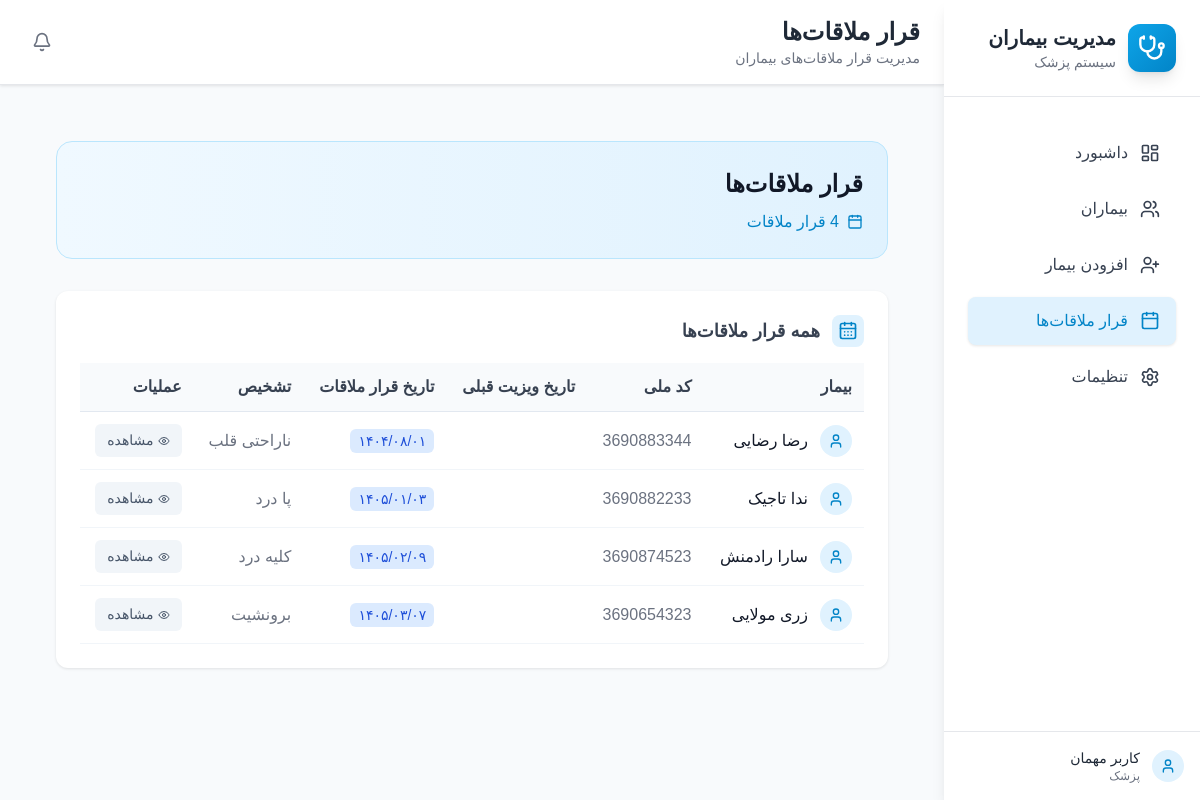
The app's page /appointments/, older data.
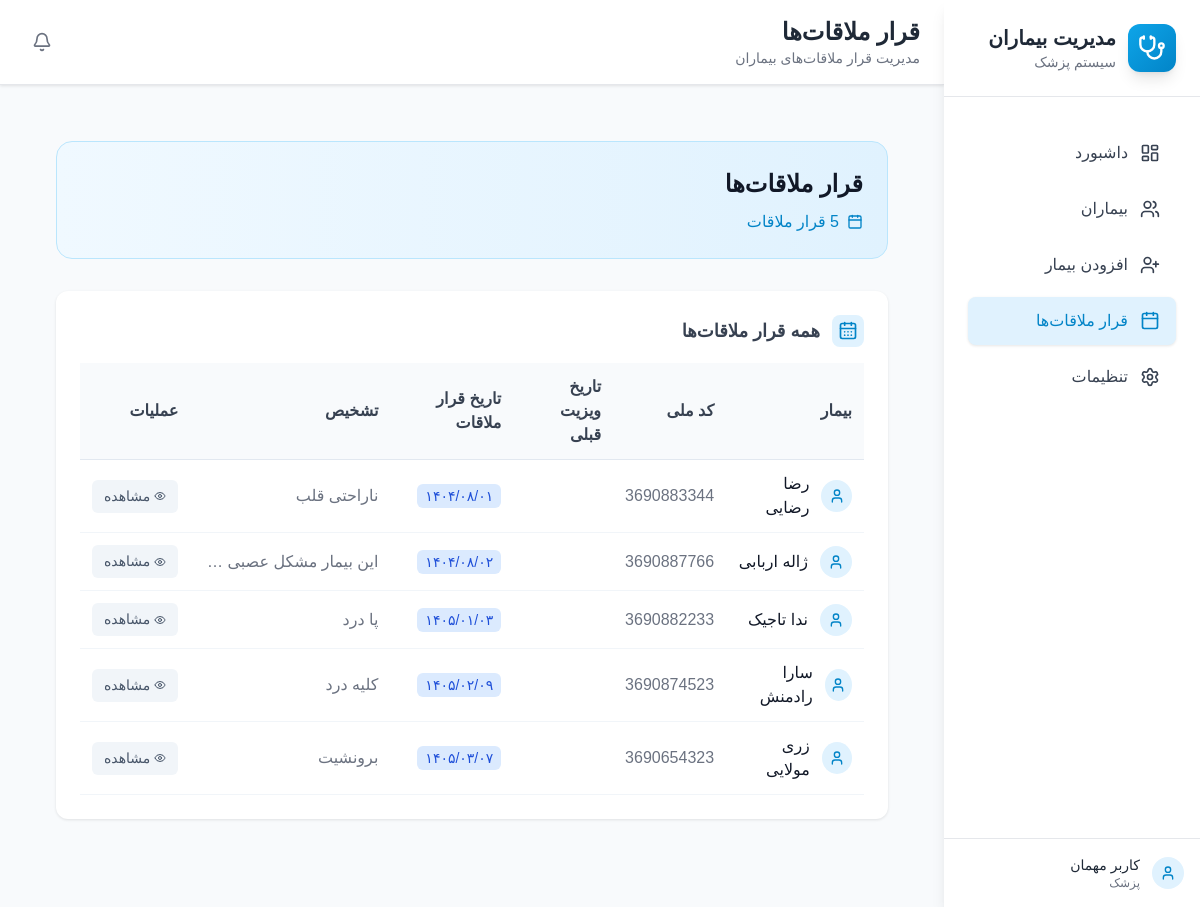
The same page, newer data.
### patients/models.py (models this page shows, shortened)
class Visit(models.Model):
    patient = models.ForeignKey(Patient, on_delete=models.CASCADE, related_name='visits')
    visit_date = models.DateTimeField(auto_now_add=True)
    diagnosis = models.TextField()
    prescription = models.TextField(blank=True)
    notes = models.TextField(blank=True)
    next_visit_date = models.CharField(max_length=10, null=True, blank=True, help_text="تاریخ ویزیت بعدی به صورت شمسی (YYYY/MM/DD)")
    created_at = models.DateTimeField(auto_now_add=True)
    updated_at = models.DateTimeField(auto_now=True)
    class Meta:
        ordering = ['-visit_date']

class Patient(models.Model):
    GENDER_CHOICES = [
        ('M', 'مرد'),
        ('F', 'زن'),
        ('O', 'سایر'),
    ]
    first_name = models.CharField(max_length=100)
    last_name = models.CharField(max_length=100)
    national_id = models.CharField(
        max_length=20,
        unique=True,
        validators=[RegexValidator(
            regex=r'^\d+$',
            message='کد ملی باید فقط شامل اعداد باشد'
        )]
    )
    birth_date = models.CharField(max_length=10, help_text="تاریخ تولد به صورت شمسی (YYYY/MM/DD)")
    gender = models.CharField(max_length=1, choices=GENDER_CHOICES)
    phone = models.CharField(
        max_length=15,
        validators=[RegexValidator(
            regex=r'^\+?1?\d{9,15}$',
            message='شماره تلفن باید در فرمت صحیح وارد شود. حداکثر 15 رقم مجاز است.'
        )]
    )
    address = models.TextField()
    created_at = models.DateTimeField(auto_now_add=True)
    updated_at = models.DateTimeField(auto_now=True)
    class Meta:
        ordering = ['last_name', 'first_name']
    @property
    def full_name(self):
        return f"{self.first_name} {self.last_name}"

### patients/views.py (the view)
# urls.py: path('appointments/', views.appointments_list, name='appointments'),
def appointments_list(request):
    appointments = Visit.objects.filter(
        next_visit_date__isnull=False
    ).exclude(
        next_visit_date=''
    ).select_related('patient').order_by('next_visit_date')
    total_appointments = appointments.count()
    from datetime import datetime, timedelta
    today = datetime.now().date()
    next_week = today + timedelta(days=7)
    upcoming_appointments = []
    for appointment in appointments:
        try:
            jalali_parts = appointment.next_visit_date.split('/')
            if len(jalali_parts) == 3:
                jalali_year = int(jalali_parts[0])
                jalali_month = int(jalali_parts[1])
                jalali_day = int(jalali_parts[2])
                try:
                    import jdatetime
                    jalali_date = jdatetime.date(jalali_year, jalali_month, jalali_day)
                    gregorian_date = jalali_date.togregorian()
                except:
                    gregorian_date = today
                if today <= gregorian_date <= next_week:
                    upcoming_appointments.append({
                        'visit': appointment,
                        'gregorian_date': gregorian_date
                    })
        except:
            continue
    context = {
        'appointments': appointments,
        'total_appointments': total_appointments,
        'upcoming_appointments': upcoming_appointments,
    }
    return render(request, 'appointments.html', context)

### patients/context_processors.py (called while the page is built, shortened)
def notifications_context(request):
    if request.user.is_authenticated:
        unread_notifications_count = Notification.objects.filter(is_read=False).count()
    else:
        unread_notifications_count = 0
    return {'unread_notifications_count': unread_notifications_count}

def settings_context(request):
    return {
        'current_language': 'fa',
        'notifications_enabled': True,
        'current_theme': 'light',
    }

### patients/templatetags/jalali.py (called while the page is built)
def _to_datetime(value):
    if isinstance(value, datetime):
        return value
    if isinstance(value, date):
        return datetime(value.year, value.month, value.day)
    return None

### templates/appointments.html (shortened to what the changed rows need)
{% extends 'base.html' %}
{% load static %}
{% load jalali %}
{% block page_title %}قرار ملاقات‌ها{% endblock %}
{% block content %}
<div style="padding: 2rem;">
    <div style="background: linear-gradient(to right, #f0f9ff, #e0f2fe); border-radius: 1rem; padding: 1.5rem; border: 1px solid #bae6fd; margin-bottom: 2rem;">
        <div style="display: flex; flex-direction: column; align-items: flex-start;">
            <h2 style="font-size: 1.5rem; font-weight: bold; color: #111827; margin-bottom: 0.5rem;">قرار ملاقات‌ها</h2>
            <div style="display: flex; align-items: center; gap: 1rem;">
                <span style="display: flex; align-items: center; color: #0284c7;">
                    <i data-lucide="calendar" style="width: 1rem; height: 1rem; margin-left: 0.5rem;"></i>
                    {{ total_appointments }} قرار ملاقات
                </span>
            </div>
        </div>
    </div>
    <div style="background: white; border-radius: 0.75rem; padding: 1.5rem; margin-bottom: 2rem; box-shadow: 0 1px 3px rgba(0,0,0,0.1);">
        {% if appointments %}
        <div style="overflow-x: auto;">
            <table style="width: 100%; border-collapse: collapse;">
                <thead>
                    <tr style="background: #f8fafc;">
                        <th style="padding: 0.75rem; text-align: right; font-weight: 600; color: #374151; border-bottom: 1px solid #e2e8f0;">بیمار</th>
                        <th style="padding: 0.75rem; text-align: right; font-weight: 600; color: #374151; border-bottom: 1px solid #e2e8f0;">کد ملی</th>
                        <th style="padding: 0.75rem; text-align: right; font-weight: 600; color: #374151; border-bottom: 1px solid #e2e8f0;">تاریخ ویزیت قبلی</th>
                        <th style="padding: 0.75rem; text-align: right; font-weight: 600; color: #374151; border-bottom: 1px solid #e2e8f0;">تاریخ قرار ملاقات</th>
                        <th style="padding: 0.75rem; text-align: right; font-weight: 600; color: #374151; border-bottom: 1px solid #e2e8f0;">تشخیص</th>
                        <th style="padding: 0.75rem; text-align: right; font-weight: 600; color: #374151; border-bottom: 1px solid #e2e8f0;">عملیات</th>
                    </tr>
                </thead>
                <tbody>
                    {% for appointment in appointments %}
                    <tr style="border-bottom: 1px solid #f1f5f9;">
                        <td style="padding: 0.75rem;">
                            <div style="display: flex; align-items: center; gap: 0.75rem;">
                                <div style="width: 2rem; height: 2rem; background: #e0f2fe; border-radius: 50%; display: flex; align-items: center; justify-content: center;">
                                    <i data-lucide="user" style="width: 1rem; height: 1rem; color: #0284c7;"></i>
                                </div>
                                <span style="font-weight: 500; color: #111827;">{{ appointment.patient.full_name }}</span>
                            </div>
                        </td>
                        <td style="padding: 0.75rem; color: #6b7280;">{{ appointment.patient.national_id }}</td>
                        <td style="padding: 0.75rem; color: #6b7280;">{{ appointment.visit_date|jalali:"%Y/%m/%d" }}</td>
                        <td style="padding: 0.75rem;">
                            <span style="background: #dbeafe; color: #1d4ed8; padding: 0.25rem 0.5rem; border-radius: 0.375rem; font-size: 0.875rem;">{{ appointment.next_visit_date|jalali:"%Y/%m/%d" }}</span>
                        </td>
                        <td style="padding: 0.75rem; color: #6b7280; max-width: 200px; overflow: hidden; text-overflow: ellipsis; white-space: nowrap;" title="{{ appointment.diagnosis }}">
                            {{ appointment.diagnosis|truncatechars:50 }}
                        </td>
                        <td style="padding: 0.75rem;">
                            <div style="display: flex; align-items: center; gap: 0.5rem;">
                                <a href="{% url 'patient_detail' appointment.patient.id %}"
                                   style="background: #f1f5f9; color: #475569; padding: 0.375rem 0.75rem; border-radius: 0.375rem; text-decoration: none; font-size: 0.875rem; display: flex; align-items: center; gap: 0.25rem;">
                                    <i data-lucide="eye" style="width: 0.75rem; height: 0.75rem;"></i>
                                    مشاهده
                                </a>
                            </div>
                        </td>
                    </tr>
                    {% endfor %}
                </tbody>
            </table>
        </div>
        {% endif %}
    </div>
</div>
{% endblock %}

Row changes from the older to the newer data that the page shows:
added Visit: patient.full_name "ژاله اربابی", patient.national_id "3690887766", next_visit_date|jalali "۱۴۰۴/۰۸/۰۲"
Text that changed along with them:
{{ total_appointments }}: "4" → "5"
